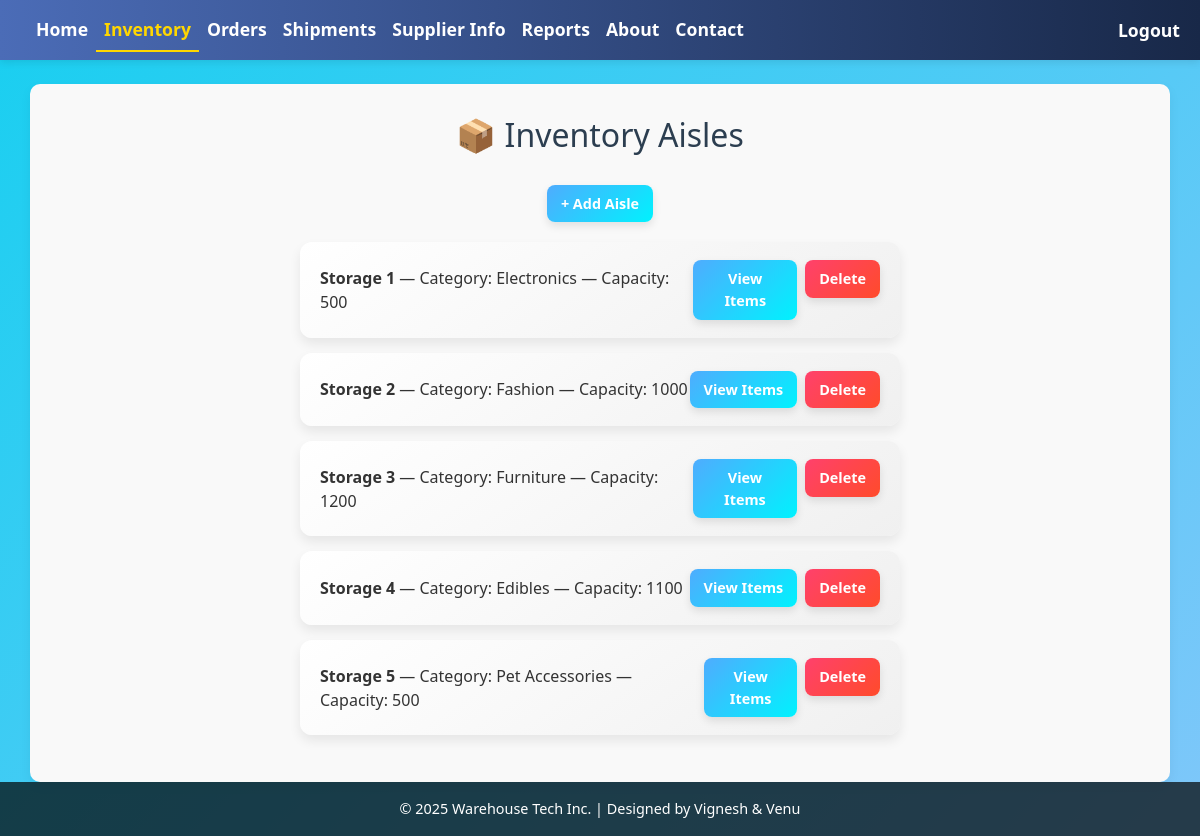
Screenshot of /inventory/ (signed in) with the database file from the repository.
### home/models.py (models this page shows, shortened)
class Aisle(models.Model):
    name = models.CharField(max_length=100)
    category = models.CharField(max_length=100)
    storage_capacity = models.PositiveIntegerField()  # max number of storage spaces in this aisle

### home/views.py (the view)
# urls.py: path('inventory/', views.inventory, name='inventory'),
@login_required
def inventory(request):
    aisle_data = []
    aisles = Aisle.objects.all()
    for aisle in aisles:
        total_spaces = aisle.storage_spaces.count()
        filled_spaces = aisle.storage_spaces.filter(is_filled=True).count()
        aisle_data.append({
            'aisle': aisle,
            'total_spaces': total_spaces,
            'filled_spaces': filled_spaces,
            'percentage_filled': round((filled_spaces / total_spaces) * 100) if total_spaces > 0 else 0,
        })
    return render(request, 'inventory.html', {'aisle_data': aisle_data})

### templates/inventory.html (shortened to what this page needs)
{% extends "base.html" %}
{% block content %}
<h1>📦 Inventory Aisles</h1>
<div style="text-align: center; margin-bottom: 20px;">
  <button id="openAddAisleModal" class="btn btn-primary">+ Add Aisle</button>
</div>
<ul class="aisle-list">
  {% for data in aisle_data %}
  <li class="aisle-item">
    <div>
      <strong>{{ data.aisle.name }}</strong> — Category: {{ data.aisle.category }} — Capacity: {{ data.aisle.storage_capacity }}
    </div>
    <div style="display:flex; gap: 8px;">
      <a href="{% url 'view_aisle_items' data.aisle.id %}" class="btn btn-primary">View Items</a>
      <form method="POST" action="{% url 'delete_aisle' data.aisle.id %}" style="margin: 0;">
        <button type="submit" class="btn btn-danger btn-sm">Delete</button>
      </form>
    </div>
  </li>
  {% empty %}
  <li style="text-align:center; font-size:1.1rem; color:#888;">No aisles available. Click + Add Aisle to get started!</li>
  {% endfor %}
</ul>
{% endblock %}

### templates/base.html (style rules this page uses)
body, html { height: 100%; margin: 0; display: flex; flex-direction: column; }
body { background: linear-gradient(-45deg, rgb(211, 113, 244), rgb(224, 86, 86), #a1c4fd, rgb(24, 207, 240)); background-size: 400% 400%; animation: gradientShift 15s ease infinite; }
h1, .card-title, .card-text, a { color: #333; }
.btn { border-radius: 20px; padding: 6px 16px; }

### templates/inventory.html (style rules this page uses)
h1 { text-align: center; font-size: 2rem; margin-bottom: 30px; color: #2c3e50; }
.aisle-list { list-style: none; padding: 0; max-width: 600px; margin: 0 auto; }
.aisle-item { background: linear-gradient(145deg, #ffffff, #f0f0f0); padding: 18px 20px; margin-bottom: 15px; border-radius: 12px; box-shadow: 0 6px 12px rgba(0,0,0,0.08); display: flex; justify-content: space-between; align-items: center; transition: transform 0.2s ease; }
.aisle-item div { font-size: 1rem; color: #333; }
.btn { cursor: pointer; border: none; padding: 8px 14px; border-radius: 8px; font-weight: 600; font-size: 0.9rem; transition: all 0.3s ease; }
.btn-primary { background: linear-gradient(135deg, #4facfe, #00f2fe); color: white; box-shadow: 0 4px 8px rgba(0,0,0,0.1); }
.btn-danger { background: linear-gradient(135deg, #ff416c, #ff4b2b); color: white; box-shadow: 0 4px 8px rgba(0,0,0,0.1); }

### rows the page displays
Aisle: aisle.name "Storage 1", aisle.category "Electronics", aisle.storage_capacity "500"
Aisle: aisle.name "Storage 2", aisle.category "Fashion", aisle.storage_capacity "1000"
Aisle: aisle.name "Storage 3", aisle.category "Furniture", aisle.storage_capacity "1200"
Aisle: aisle.name "Storage 4", aisle.category "Edibles", aisle.storage_capacity "1100"
Aisle: aisle.name "Storage 5", aisle.category "Pet Accessories", aisle.storage_capacity "500"
